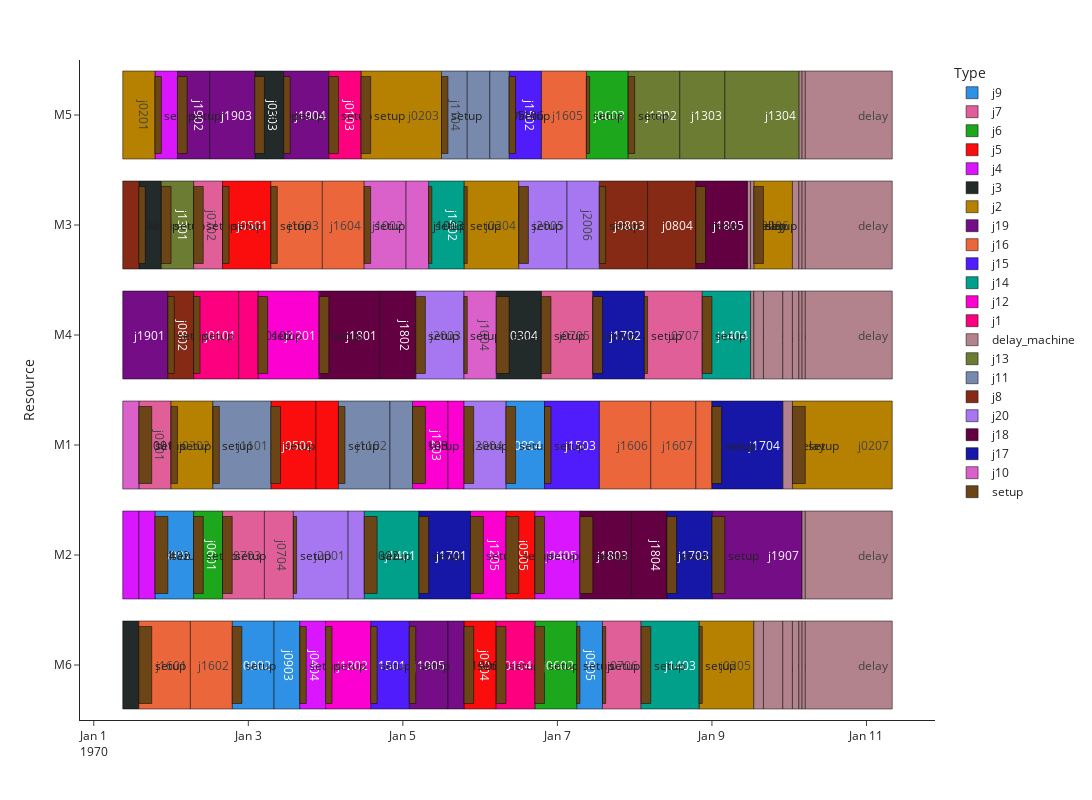
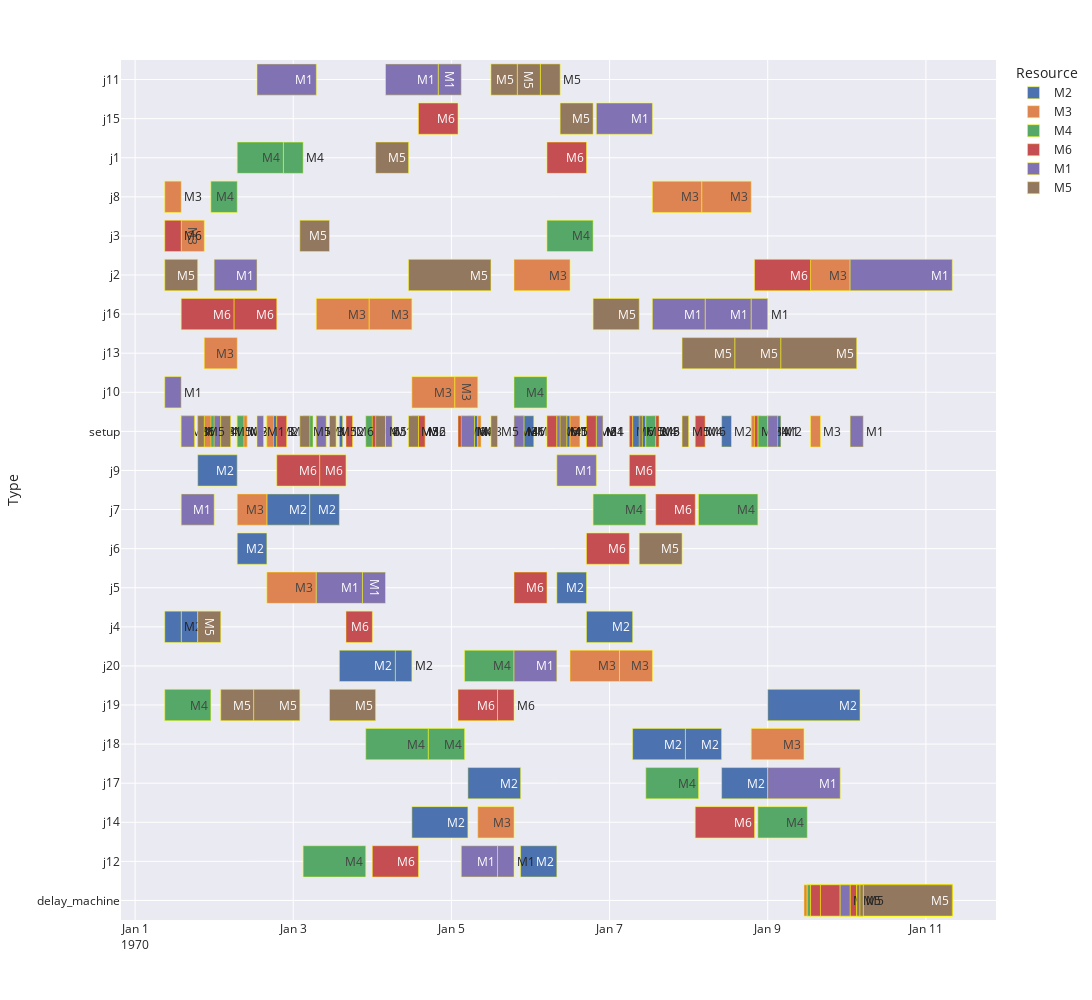
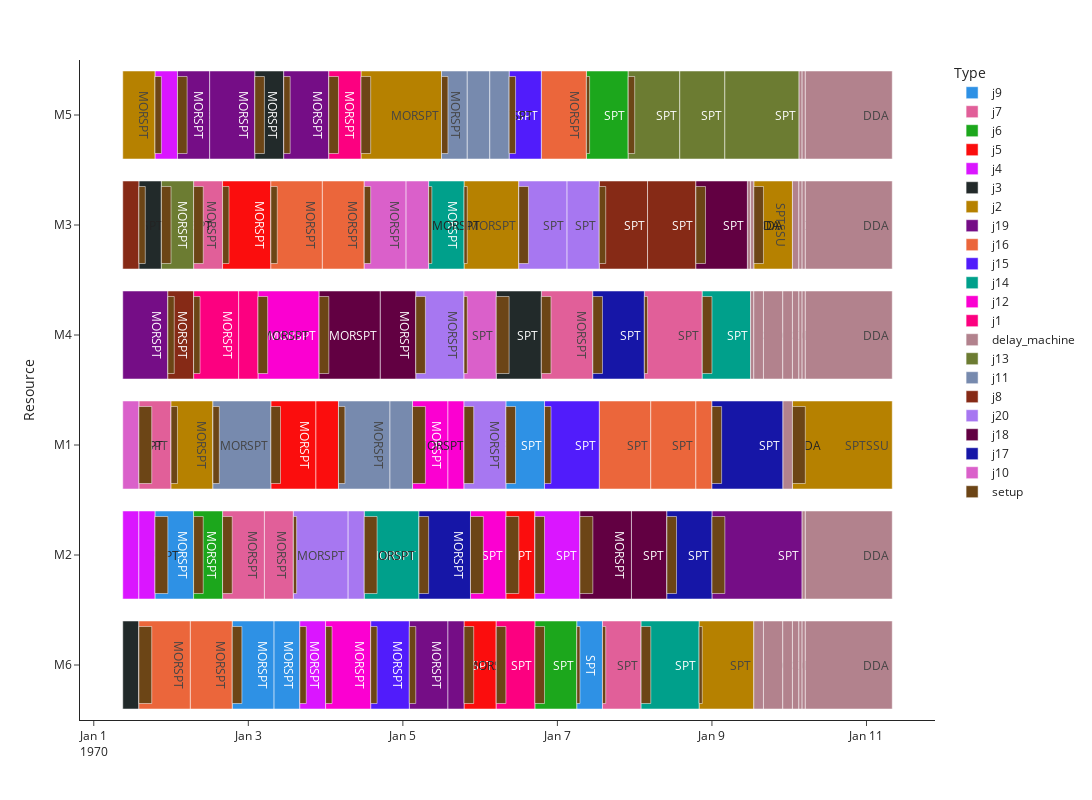
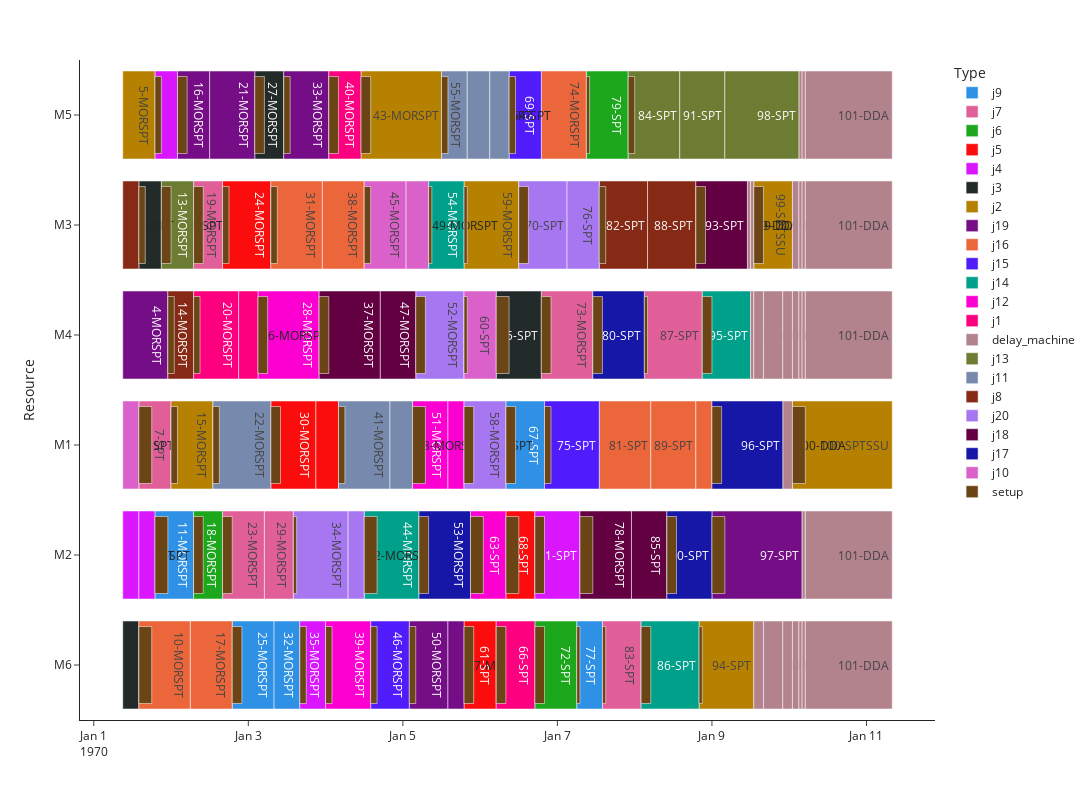

The notebook cell saved with these charts, in order:
### Code cell
# -*- coding: utf-8 -*-
"""
Created on Mon Apr  4 23:28:32 2022

@author: parkh
"""

import torch
import torch.nn as nn
import torch.nn.functional as F
import torch.optim as optim

import gym
import collections
import random
from SIM_gannt5 import *

learning_rate = 0.001  
gamma = 0.99
buffer_limit = 10000
batch_size = 16

class ReplayBuffer():
    def __init__(self):
        self.buffer = collections.deque(maxlen=buffer_limit);
    def put(self, transition):
        self.buffer.append(transition)
    def sample(self, n):
        mini_batch = random.sample(self.buffer, n)
        s_lst, a_lst, r_lst, s_prime_lst, done_mask_lst = [],[],[],[],[]
        
        for transition in mini_batch:
            s, a, r, s_prime, done_mask = transition
            s_lst.append(s)
            a_lst.append([a])
            r_lst.append([r])
            s_prime_lst.append(s_prime)
            done_mask_lst.append([done_mask])
            
        return torch.tensor(s_lst, dtype=torch. float),torch.tensor(a_lst), torch.tensor(r_lst), torch.tensor(s_prime_lst, dtype=torch. float), torch.tensor(done_mask_lst)
    
    def size(self):
        return len(self.buffer)

class Qnet(nn.Module):
    def __init__(self):
        super(Qnet, self).__init__()
        self.fc1 = nn.Linear(132,64)
        self.fc2 = nn.Linear(64,32)
        self.fc3 = nn.Linear(32,6)
        self.number_of_time_list = np.array([1 for x in range(6)])
    
    def forward(self, x):
        x = F.relu(self.fc1(x))
        x = F.relu(self.fc2(x))
        x = self.fc3(x)
        return x
    
    def sample_action(self, obs, epsilon):
        out = self.forward(obs)
        #print(out)
        out2 = out.detach().numpy()
        act_list = out2/self.number_of_time_list
        act = np.argmax(act_list)
        coin = random.random()
        if coin < epsilon:
            return random.randint(0, 5)
        else:
            return act
    def select_action(self, obs, epsilon):
        out = self.forward(obs)
        out2 = out.detach().numpy()
        act_list = out2/self.number_of_time_list
        act = np.argmax(act_list)
        return act,act_list
        
def train(q, q_target, memory, optimizer):
    for i in range(10):
        s,a,r,s_prime,done_mask = memory.sample(batch_size)
        #q.number_of_time_list[a] += 1    
        q_out = q(s)
        q_a = q_out.gather(1,a)
        max_q_prime = q_target(s_prime).max (1)[0].unsqueeze(1)
        target = r + gamma * max_q_prime * done_mask
        loss = F.smooth_l1_loss(q_a, target)
        optimizer.zero_grad()
        loss.backward()
        optimizer.step()
            
def main():
    env = FJSP_simulator('C:/Users\parkh/git_tlsgudcks/simulator/data/FJSP_SIM7_all.csv','C:/Users/parkh/FJSP_SETUP_SIM.csv',1)
    q = Qnet()
    q_target = Qnet()
    q_target.load_state_dict(q.state_dict())
    memory = ReplayBuffer()
    print_interval = 1
    q_load = 20
    score = 0.0
    optimizer = optim.Adam(q.parameters(), lr=learning_rate)
    
    for n_epi in range(1000):
        epsilon = max(0.01 , 0.08 - 0.02*(n_epi/200))
        s = env.reset()
        done = False
        score = 0.0
        while not done:
            a = q.sample_action(torch.from_numpy(s). float(), epsilon)
            s_prime, r, done = env.step(a)
            done_mask =0.0 if done else 1.0
            if done == False:
                memory.put((s,a,r,s_prime,done_mask))
                s = s_prime
                score += r
            if done:
                break
        if memory.size()>1000:
            train(q, q_target, memory, optimizer)
            
        if n_epi % print_interval==0 and n_epi!=0:
            #q_target.load_state_dict(q.state_dict())
            Flow_time, machine_utill ,util, makespan = env.performance_measure()
            print("--------------------------------------------------")
            print("flow time: {}, util : {:.3f}, makespan : {}".format(Flow_time, util, makespan))
            print("n_episode: {}, score : {:.1f}, n_buffer : {}, eps : {:.1f}%".format(n_epi, score/print_interval,memory.size(),epsilon*100))
            #score=0.0
        if n_epi % q_load ==0 and n_epi!=0:
            q_target.load_state_dict(q.state_dict())
        s = env.reset()
        done = False
        score = 0.0
    while not done:
        a, a_list = q.select_action(torch.from_numpy(s). float(), epsilon)
        print(a_list)
        print(a)
        s_prime, r, done = env.step(a)
        print(r)
        s = s_prime
        score += r
        if done:
            break
    Flow_time, machine_util, util, makespan = env.performance_measure()
    env.gannt_chart()
    return Flow_time, machine_util, util, makespan, score
Flow_time, machine_util, util, makespan, score =main()
print("FlowTime:" , Flow_time)
print("machine_util:" , machine_util)
print("util:" , util)
print("makespan:" , makespan)
print("Score" , score)
